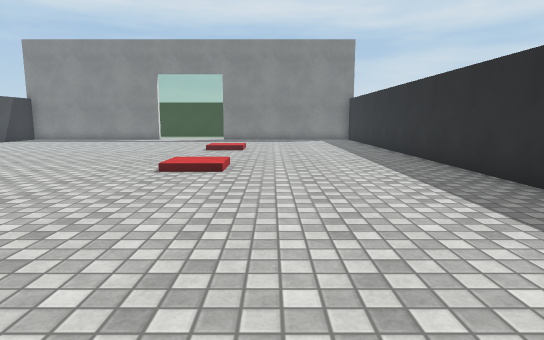
view 1 (above)

15 first-person views from a walk through a Unity game level. The camera is 1.2 m above the floor, tilts 8° down and sees 75° across. Doors are open. The floor is counted in squares, 1 m on a side. Each view is taken from the middle of a square. On the plan, view 1 faces up. The plan holds only what a view shows up to about 14 squares ahead; the rest is blank. The player character is not drawn. Surface patterns are stand-ins for the level's own textures.

view 2
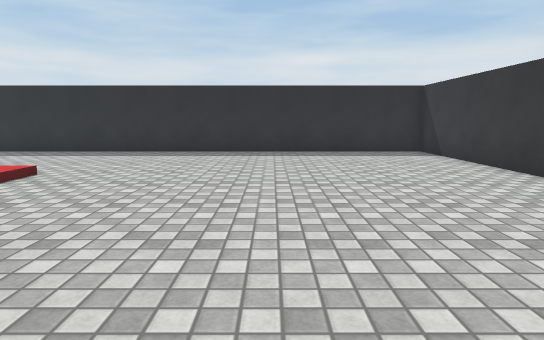

view 3
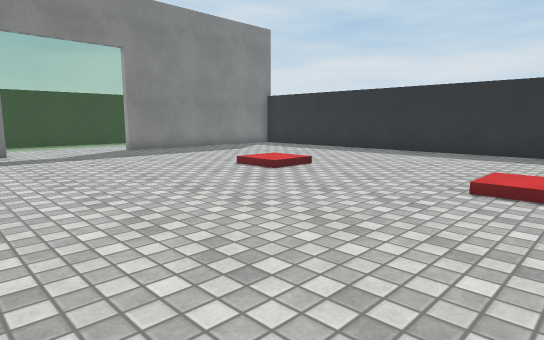

view 4
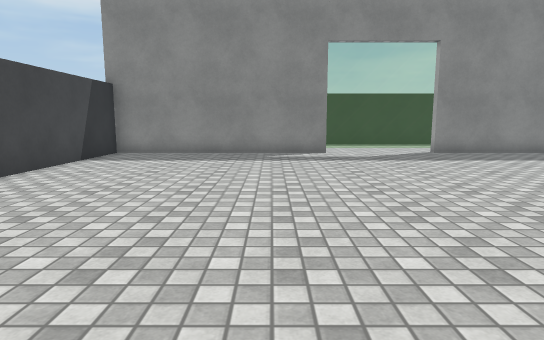

view 5
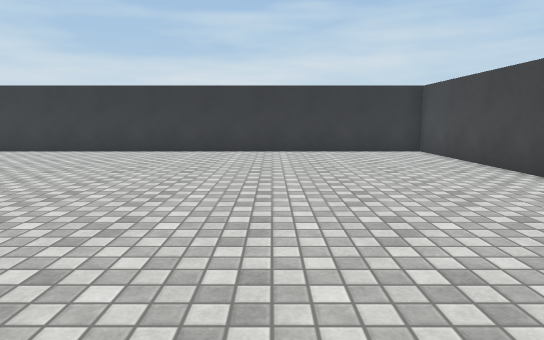

view 6
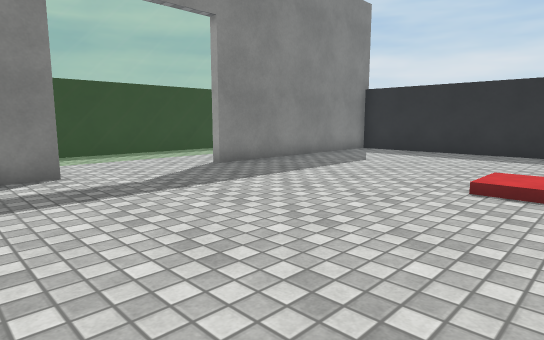

view 7
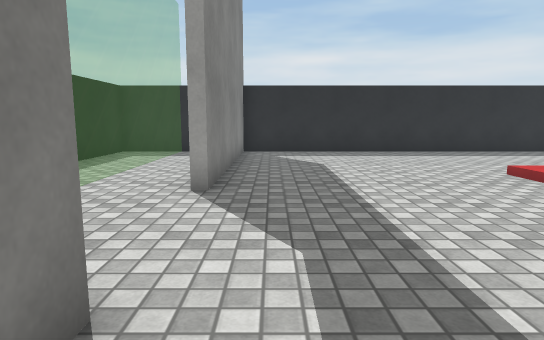

view 8
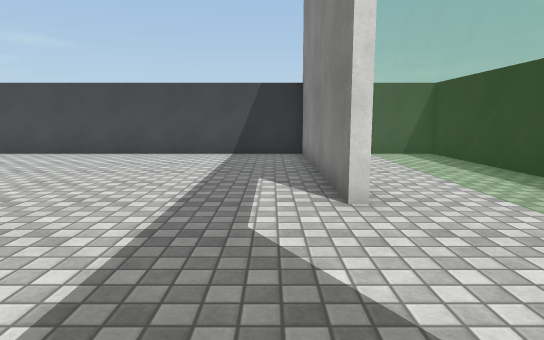

view 9
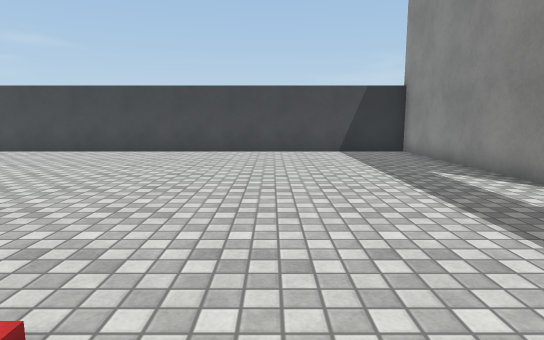

view 10
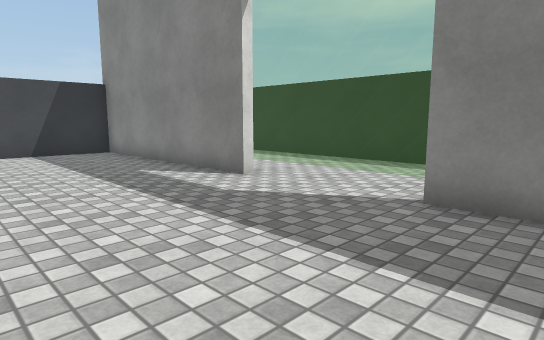

view 11
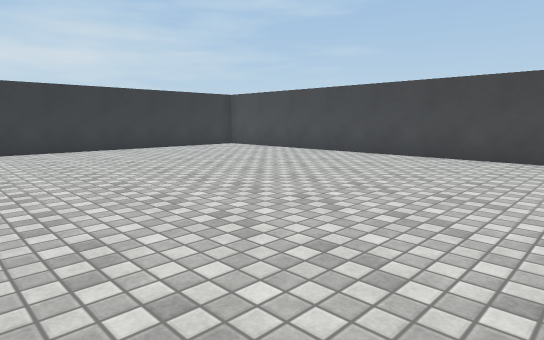

view 12
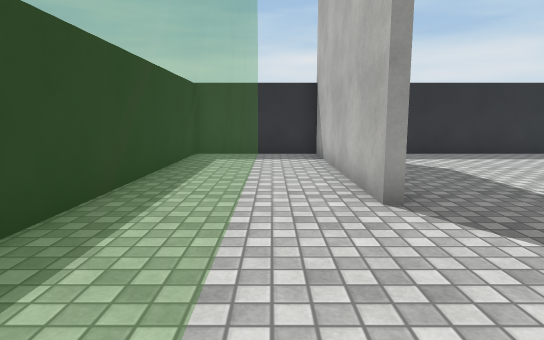

view 13
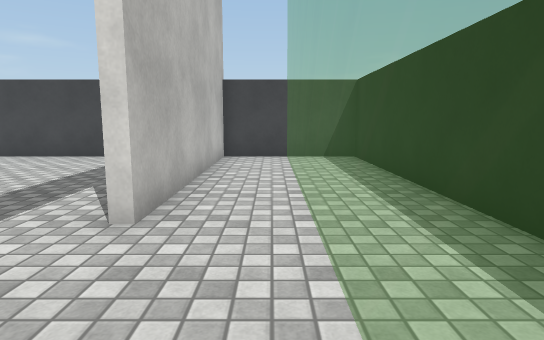

view 14
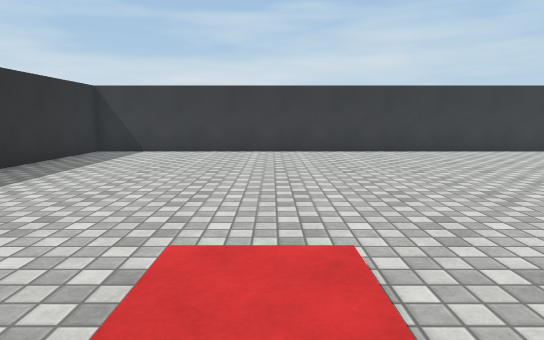

view 15
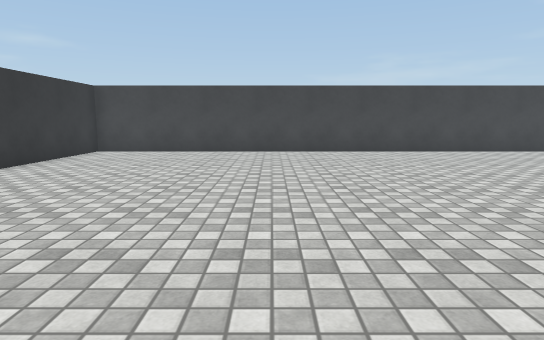

### Floor plan
Key: @ floor where view 1 was taken; # wall or solid block; . floor; D open door; = window, fence, low wall or low ledge.
Columns run from 15 left of view 1 to 5 right of it. Each row starts with its distance up from view 1.
 27 #####################
 26 #...................#
 25 #===================#
 24 #...................#
 23 #...................#
 22 ########DDDDD########
 21 #...................#
 20 #...................#
 19 #...................#
 18 #...................#
 17 #...................#
 16 #...................#
 15 #...................#
 14 #...................#
 13 #...................#
 12 #...................#
 11 #...................#
 10 #...................#
  9 #...................#
  8 #...................#
  7 #...................#
  6 #...................#
  5 #...................#
  4 #...................#
  3 #...................#
  2 #...................#
  1 #...................#
  0 #..............@....#
 -1 #...................#
 -2 #...................#
 -3 #####################

Positions as (right, up) in squares from view 1, and headings:
1: (0, 0), facing up
2: (-9, 3), facing right
3: (-9, 8), facing up-right
4: (-9, 9), facing up
5: (-9, 11), facing down
6: (-9, 14), facing up-right
7: (-9, 21), facing right
8: (-2, 21), facing left
9: (-1, 17), facing left
10: (-1, 17), facing up-left
11: (-3, 12), facing down-left
12: (-8, 24), facing right
13: (-3, 24), facing left
14: (-2, 11), facing down
15: (-1, 4), facing left
